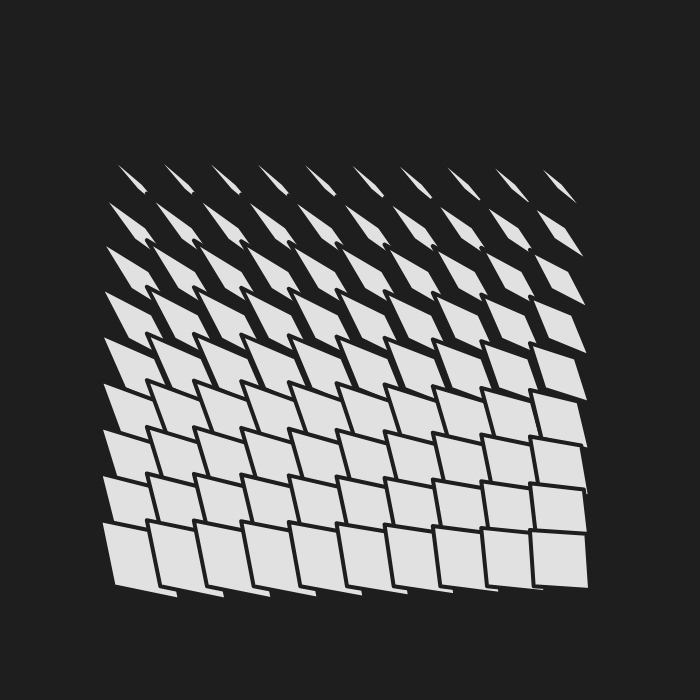
Frame 1 (no input)
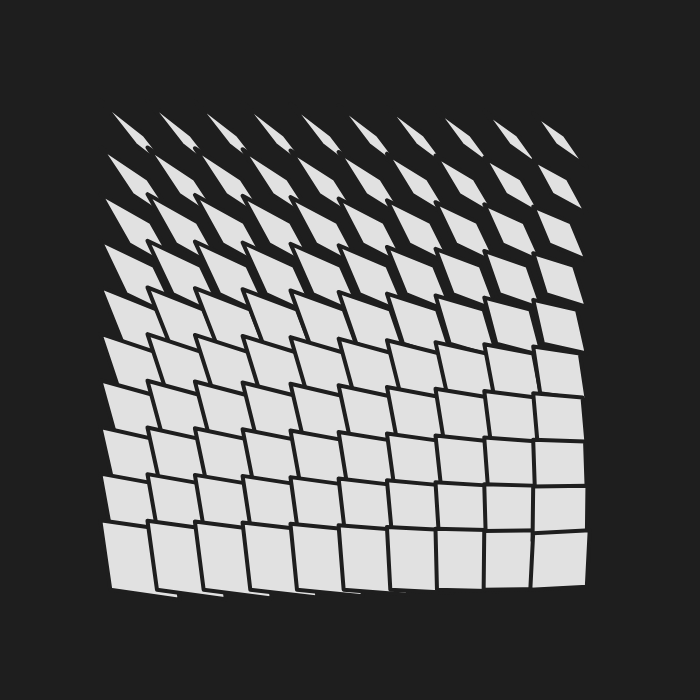
Frame 60 (no input)
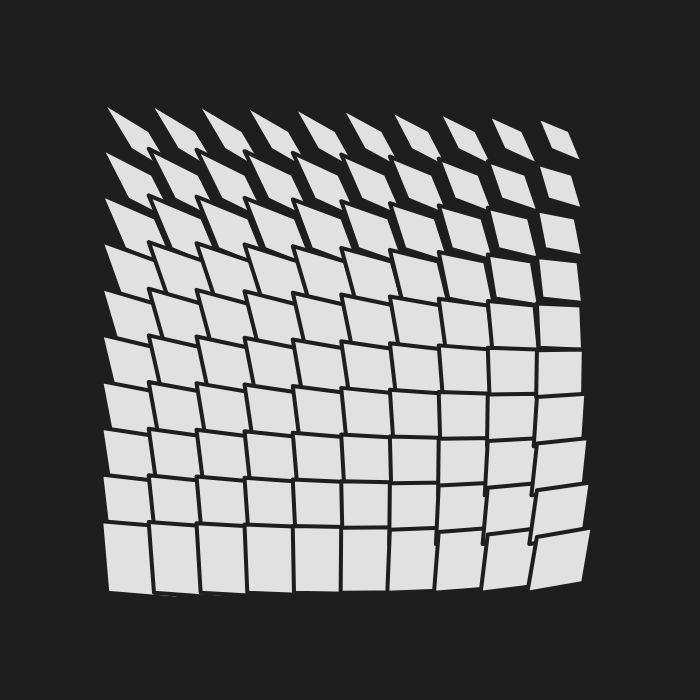
Frame 120 (the mouse pressed at the canvas centre since frame 60)

The p5.js sketch that drew these frames (run headless with seeded random() and noise() and a simulated clock; from frame 60 on, the mouse is pressed at the canvas centre):

// p5.js sketch
// ── sketch.js
function setup() {
  createCanvas(700, 700);
  step = 0;
  margin = 0.2
  
  backgroundColor = color(30)
  stroke(backgroundColor);
  strokeWeight(4);
  strokeJoin('round')
  fill('white')
  fill(225)
}

function draw() {  
  step+=0.002;
  background(backgroundColor);
  
  sideLength = 40;
  division = 10;
  
  numOfColumns = 10;
  numOfLines = 10;
  angle = step;
  for(let i = 0; i < numOfColumns; i++){
    for(let j = 0; j < numOfLines; j++){
      // posX = i * 40 + sideLength + 50;
      // posY = j * 40 + sideLength + 50;
      
      // posX = i * (width/(division-1);
      // posY = j * (height/(division-1));
      
      posX = lerp(width*margin, width*(1 - margin), i/(numOfColumns - 1) );
      posY = lerp(height*margin, height*(1 - margin), j/(numOfLines - 1) );
      a = atan2(mouseY - height/2,mouseX - width/2);
      

      SquishyQuad(posX, posY, sideLength, cos(angle + i/(4*Math.PI)), sin(angle + j/(4*Math.PI)));
      

      
    }
  }
  
}

function SquishyQuad(x, y, sideLength, a, b){
  centerX = x;
  centerY = y;

  
  quad(centerX - sideLength*a, centerY - sideLength*a,
       centerX + sideLength*b, centerY - sideLength*b,
       centerX + sideLength*a, centerY + sideLength*a,
       centerX - sideLength*b, centerY + sideLength*b)
}
